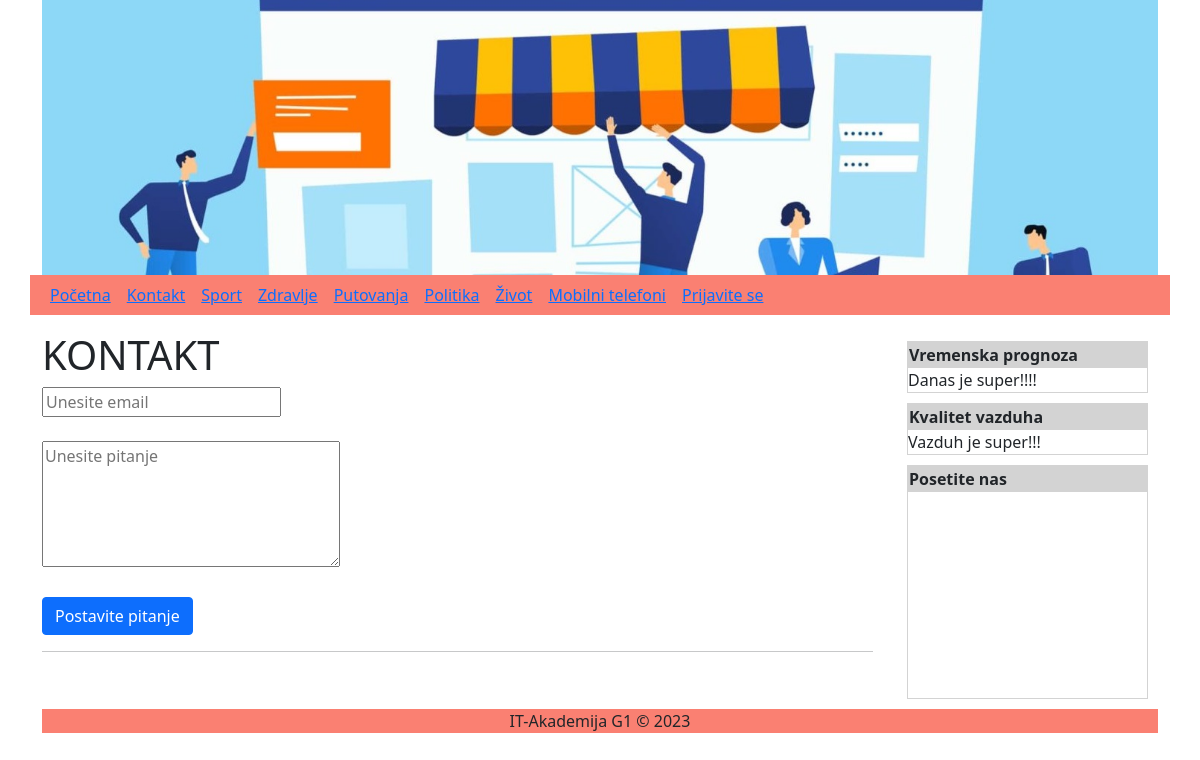
Screenshot of /kontakt.php with the database file from the repository.
### tables this page shows
CREATE TABLE IF NOT EXISTS `kategorije` (
  `id` int(2) UNSIGNED NOT NULL AUTO_INCREMENT,
  `naziv` varchar(20) NOT NULL,
  PRIMARY KEY (`id`)
);

### klase/classBaza.php (called while the page is built, shortened)
<?php
class Baza{
    private $db;
    public function connect(){
        $this->db=@mysqli_connect("localhost", "root", "", "g1");
        return $this->db;
    }
    public function query($upit){
        return mysqli_query($this->db, $upit);
    }
    public function fetch_assoc($rez){
        return mysqli_fetch_assoc($rez);
    }
}
?>

### funkcije.php (called while the page is built, shortened)
<?php
function login(){
    return false;
}
?>

### _gornjimeni.php (the view)
<div class="row mb-3">
    <div class="col-12" style="background-color: salmon">
        <?php
        echo "<div class='link'><a href='index.php'>Početna</a></div>";
        echo "<div class='link'><a href='kontakt.php'>Kontakt</a></div>";
        $upit="SELECT * FROM kategorije";
        $rez=$db->query($upit);
        while($red=$db->fetch_assoc($rez))
            echo "<div class='link'><a href='index.php?kategorija={$red['id']}'>{$red['naziv']}</a></div>";
        if(login()){
            echo "<div class='link'><a href='odjava.php'>{$_SESSION['podaci']}</a></div>";
        }else
            echo "<div class='link'><a href='prijava.php'>Prijavite se</a></div>";
        ?>
    </div>
</div>

### css/style.css (style rules this page uses)
.link { display: inline-block; padding:5px; margin:3px; }

### rows the page displays
kategorije: naziv "Sport"
kategorije: naziv "Zdravlje"
kategorije: naziv "Putovanja"
kategorije: naziv "Politika"
kategorije: naziv "Život"
kategorije: naziv "Mobilni telefoni"
